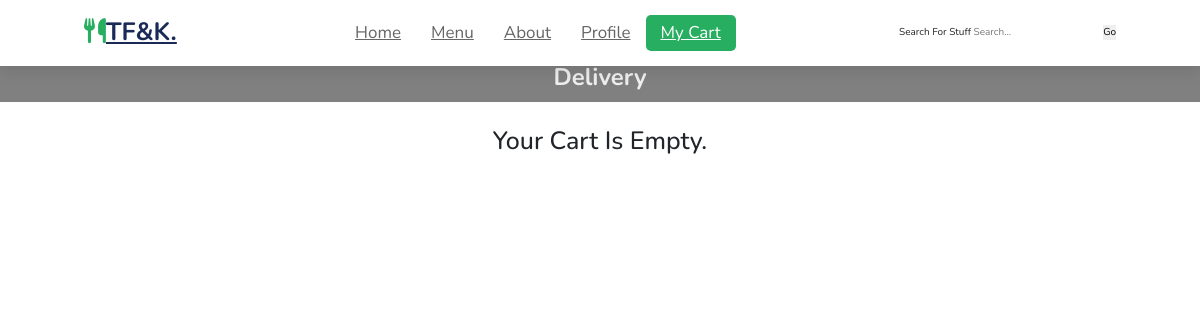
Page /cart/ (signed in) on the earlier database version.
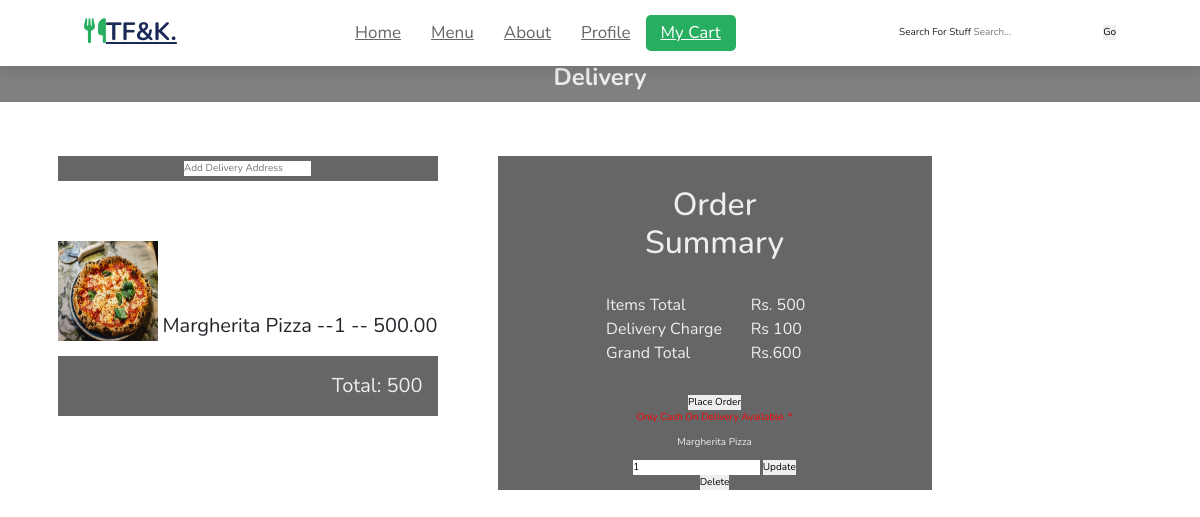
Same page on the later database version.
### ForkAndKnife/models.py (models this page shows, shortened)
class OrderItem(models.Model):
    item = models.ForeignKey(Menu, on_delete=models.CASCADE)
    user = models.ForeignKey(Customer, on_delete=models.CASCADE, default="")
    quantity = models.IntegerField(default=0)
    date_added = models.DateTimeField(auto_now_add=True)
    @property
    def get_total(self):
        total = round (self.item.price * self.quantity)
        return total

class Menu(models.Model):
    menu_item_id = models.AutoField;
    name = models.CharField(max_length=100)
    desctription = models.CharField(max_length=250)
    price = models.DecimalField(max_digits=6, decimal_places=2)
    item_image = models.ImageField(upload_to='media')
    category_id = models.ForeignKey(Category, on_delete=models.CASCADE)
    sub_category_id = models.ForeignKey(SubCategory, on_delete=models.CASCADE)

### ForkAndKnife/views.py (the view)
# urls.py: path('cart/', views.cart, name='cartPage'),
@login_required
def cart(request):
    items = OrderItem.objects.filter(user=request.user)
    total_price = 0
    for i in items:
        total_price += i.get_total
    total = total_price
    delivery = total + 100
    return render(request, 'ForkAndKnife/newCart.html', {'context': items, 'total' : total , 'delivery' : delivery})

### ForkAndKnife/templates/ForkAndKnife/newCart.html (shortened to what this page needs)
{%load static%}
<!doctype html>
<html lang="en">
<head>
  <link href="https://cdn.jsdelivr.net/npm/bootstrap@5.2.0/dist/css/bootstrap.min.css" rel="stylesheet"
>
  <link rel="stylesheet" href="https://cdnjs.cloudflare.com/ajax/libs/font-awesome/6.1.1/css/all.min.css">
  <link rel="stylesheet" href="https://cdn.jsdelivr.net/npm/swiper@9/swiper-bundle.min.css"/>
  <link rel="stylesheet" href="{% static 'css/index.css' %}">
  <link rel="stylesheet" href="{% static 'css/delivery.css' %}">
</head>
<body>
  <header>
    <a href="{% url 'homePage'%}" class="logo"><i class="fa-solid fa-utensils"></i>TF&K.</a>
    <nav class="navbar">
      <a href="{% url 'homePage'%}">home</a>
      <a href="{% url 'menuPage' %}" >menu</a>
      <a href="{% url 'aboutPage' %}">about</a>
      <a href="{% url 'profilePage' %}">profile</a>
      <a href="{% url 'cartPage' %}" class="active">My cart</a>
    </nav>
    <div class="icons">
      <form onsubmit="event.preventDefault();" role="search" class="d-inline">
        <label for="search">Search for stuff</label>
        <input id="search" type="search" placeholder="Search..." autofocus required />
        <button type="submit">Go</button>
      </form>
    </div>
  </header>
  <div class="subko-heading"><h3>Delivery</h3> </div>
 {%if context%}
 <div class="container">
    <div class=" d-flex mb-3 ok">
        <div class="maintain d-flex flex-column bd-highlight mb-3 gap-5">
            <div class="add-address dark text-center p-2 my-5">
                <form method="POST" action="/place-order/">
                  <input type="text" placeholder="Add Delivery Address" name="address">
            </div>
            <div class="quantity d-flex flex-column bd-highlight mb-3 gap-4">
                {% for items in context %}
                <div class="items d-flex align-items-end  gap-2">
                    <img src="{{items.item.item_image.url}}" height="100px" width="100px" alt="">
                    <span>{{ items.item.name }}</span>
                    <span>--{{ items.quantity }} --</span>
                    <span>{{ items.item.price }}</span>
                </div>
              {%endfor%}
                <span class="border-1 text-end dark p-4">
                    Total: {{ total }}
                </span>
            </div>
        </div>
        <div class="order-summary dark my-5">
            <h3 class="text-center my-5">order summary</h3>
            <div class="d-flex">
                <div class="col-8">
                    <span>Items total</span>
                </div>
                <div class="col">
                    <span> Rs. {{total}}</span>
                </div>
            </div>
            <div class="d-flex">
                <div class="col-8">
                    <span>Delivery charge</span>
                </div>
                <div class="col">
                    <span>Rs 100</span>
                </div>
            </div>
            <div class="d-flex">
                <div class="col-8">
                    <span>Grand Total</span>
                </div>
                <div class="col">
                    <span>Rs.{{delivery}}</span>
                </div>
            </div>
            <br><br>
             <div class="text-center">
                <button type="submit">Place Order</button>
                 <br>
                 <p style="color: red">Only Cash on Delivery Available. *</p>
                 {%for items in context%}
                 <form method="post" action="{% url 'updateCart' id=items.id %}">
                  <p>{{ items.item.name}}</p>
                  <input type="number" name="quantity" value="{{ items.quantity }}">
                  <button type="submit">Update</button>
                  </form>
                  <form method="POST" action="{% url 'deleteCart' id=items.id %}">
                  <button type="submit">Delete</button>
                </form>
                {%endfor%}
             </div>
             {% else %}
             <h1 style="text-align: center; ">Your cart is empty.</h1>
             {%endif%}
        </div>
    </div>
 </div>
</body>
</html>

Differences in the rows shown:
added OrderItem: item.item_image (picture), item.name "Margherita Pizza", quantity "1", item.price "500.00"
Other differences:
{{ total }}: (not shown) → "500"
{{ delivery }}: (not shown) → "600"
text no longer shown: "Your Cart Is Empty."
text now shown: "Total: Order Summary Items Total Rs. Delivery Charge Rs 100 Grand Total Rs. Place Order Only Cash On Delivery Available. *"
